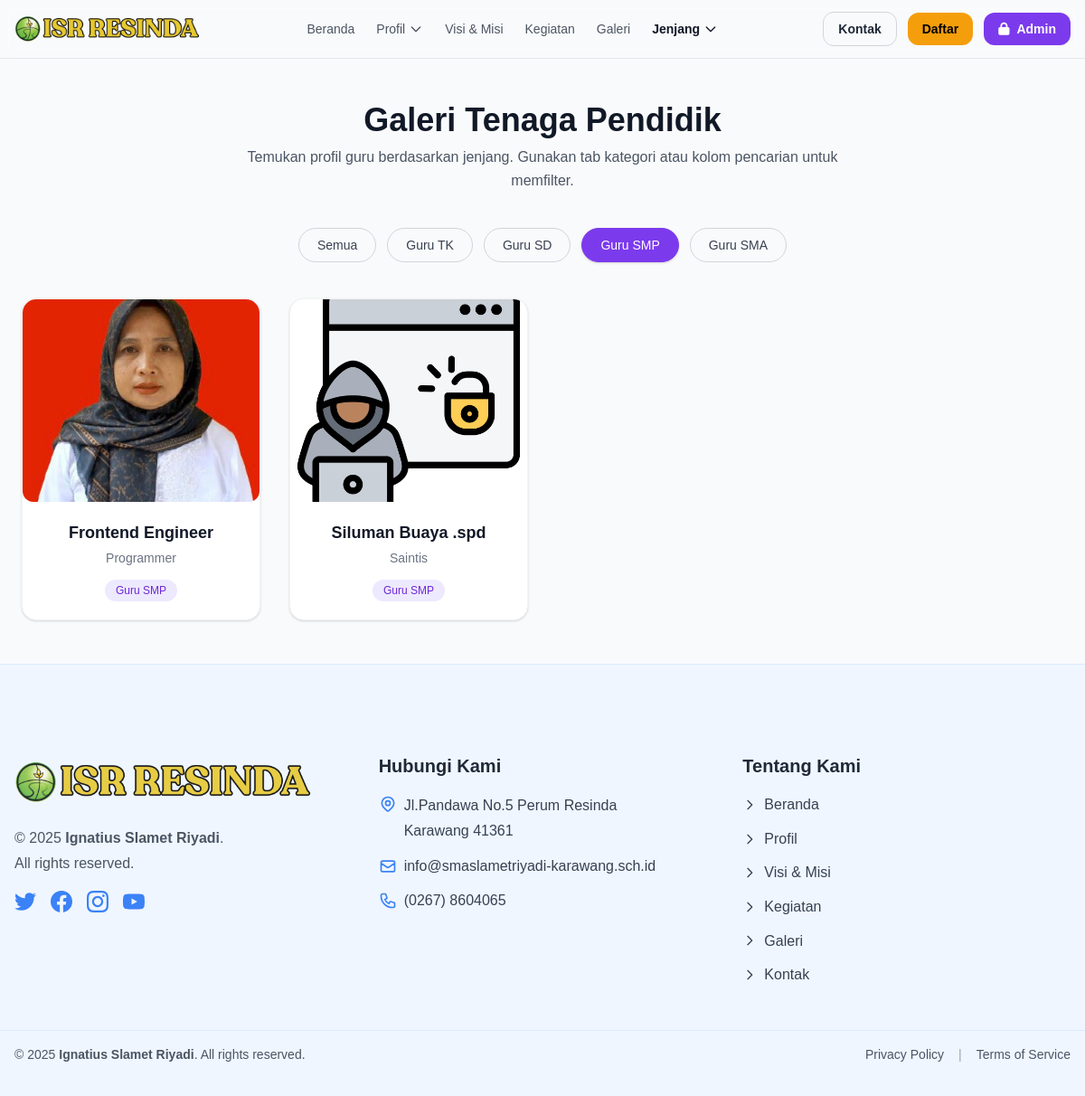
Screenshot of /galery.php?category=smp with the database file from the repository.
### tables this page shows
CREATE TABLE `gallery` (
  `id` int(11) NOT NULL,
  `title` varchar(255) NOT NULL,
  `description` text DEFAULT NULL,
  `image_path` varchar(500) NOT NULL,
  `category` enum('tk','sd','smp','sma') NOT NULL,
  `status` enum('active','inactive') DEFAULT 'active',
  `created_by` int(11) DEFAULT NULL,
  `created_at` timestamp NULL DEFAULT current_timestamp()
);

### config/database.php (called while the page is built, shortened)
<?php
class Database {
    private $host = "localhost";
    private $db_name = "isr_school";
    private $username = "root";
    private $password = "";
    public function getConnection() {
        $this->conn = null;
        try {
            $this->conn = new PDO("mysql:host=" . $this->host . ";dbname=" . $this->db_name, $this->username, $this->password);
            $this->conn->exec("set names utf8");
            $this->conn->setAttribute(PDO::ATTR_ERRMODE, PDO::ERRMODE_EXCEPTION);
        } catch(PDOException $exception) {
            echo "Connection error: " . $exception->getMessage();
        }
        return $this->conn;
    }
}
?>

### models/Gallery.php (called while the page is built, shortened)
<?php
require_once __DIR__ . '/../config/database.php';
class Gallery {
  private $db;
  public function __construct() {
    $this->db = (new Database())->getConnection();
  }
  public function all($filters = []) {
    $sql = "SELECT * FROM gallery WHERE 1=1";
    $params = [];
    if (!empty($filters['status'])) {
      $sql .= " AND status = :status";
      $params[':status'] = $filters['status'];
    }
    if (!empty($filters['category'])) {
    $sql .= " AND LOWER(category) = :category";
    $params[':category'] = strtolower($filters['category']);
    }
    $sql .= " ORDER BY created_at DESC";
    $stmt = $this->db->prepare($sql);
    foreach ($params as $k => $v) $stmt->bindValue($k, $v);
    $stmt->execute();
    return $stmt->fetchAll(PDO::FETCH_ASSOC);
  }
}

### galery.php (the view, shortened to what this page needs)
<?php
require_once __DIR__ . '/models/Gallery.php';
$gal = new Gallery();
$category = strtolower(trim($_GET['category'] ?? ''));
$items = $gal->all([
  'status'   => 'active',
  'category' => $category ?: null,
]);
$catLabels = [
  'tk'  => 'Guru TK',
  'sd'  => 'Guru SD',
  'smp' => 'Guru SMP',
  'sma' => 'Guru SMA',
];
function h($s){ return htmlspecialchars((string)$s, ENT_QUOTES, 'UTF-8'); }
?>
<?php include 'includes/header.php'; ?>
<div class="max-w-7xl mx-auto px-6 py-12">
  <div class="text-center mb-10">
    <h1 class="text-3xl sm:text-4xl font-extrabold text-gray-900 mb-2">
      Galeri Tenaga Pendidik
    </h1>
    <p class="text-gray-600 max-w-2xl mx-auto">
      Temukan profil guru berdasarkan jenjang. Gunakan tab kategori atau kolom pencarian untuk memfilter.
    </p>
  </div>
  <div class="flex flex-wrap justify-center gap-3 mb-10">
    <a href="galery.php"
       class="px-5 py-2 rounded-full border text-sm font-medium transition
              <?= $category === '' ? 'bg-purple-600 border-purple-600 text-white shadow' : 'border-gray-300 text-gray-700 hover:bg-purple-50 hover:border-purple-400' ?>">
      Semua
    </a>
    <?php foreach ($catLabels as $key => $label): ?>
      <a href="?category=<?= h($key) ?>"
         class="px-5 py-2 rounded-full border text-sm font-medium transition
                <?= $category === $key
                  ? 'bg-purple-600 border-purple-600 text-white shadow'
                  : 'border-gray-300 text-gray-700 hover:bg-purple-50 hover:border-purple-400' ?>">
        <?= h($label) ?>
      </a>
    <?php endforeach; ?>
  </div>
  <?php if (!empty($items)): ?>
    <div class="grid grid-cols-1 sm:grid-cols-2 md:grid-cols-3 lg:grid-cols-4 gap-8">
      <?php foreach ($items as $it): if (!is_array($it)) continue; ?>
        <div class="bg-white rounded-2xl shadow hover:shadow-lg transition overflow-hidden border border-gray-100">
          <?php if (!empty($it['image_path'])): ?>
            <img src="<?= h($it['image_path']) ?>"
                 alt="<?= h($it['title'] ?? 'Guru') ?>"
                 class="h-56 w-full object-cover">
          <?php else: ?>
            <div class="h-56 w-full bg-gray-100 flex items-center justify-center text-gray-400 text-sm">Tanpa Foto</div>
          <?php endif; ?>
          <div class="p-5 text-center">
            <h3 class="text-lg font-semibold text-gray-900 mb-1"><?= h($it['title'] ?? 'Nama Guru') ?></h3>
            <p class="text-sm text-gray-500 mb-3"><?= h($it['description'] ?? '-') ?></p>
            <?php
              $catKey = isset($it['category']) ? strtolower($it['category']) : '';
              if (isset($catLabels[$catKey])):
            ?>
              <span class="inline-block text-xs font-medium px-3 py-1 rounded-full bg-purple-100 text-purple-700">
                <?= h($catLabels[$catKey]) ?>
              </span>
            <?php endif; ?>
          </div>
        </div>
      <?php endforeach; ?>
    </div>
  <?php else: ?>
    <div class="text-center py-16 bg-white rounded-2xl border border-gray-100">
      <p class="text-gray-500">Belum ada data guru untuk kategori ini.</p>
    </div>
  <?php endif; ?>
</div>
<?php include 'includes/footer.php'; ?>

### assets/css/style.css (style rules this page uses)
* { margin: 0; padding: 0; box-sizing: border-box; font-family: 'Arial', sans-serif; }
body { background-color: #f5f5f5; color: #333; line-height: 1.6; }
img { max-width:100%;height:auto;border-radius:0.75rem }

### includes/header.php (style rules this page uses)
body { font-family:'Inter',system-ui,-apple-system,'Segoe UI',Roboto,Helvetica,Arial }

### rows the page displays
gallery: image_path (picture), title "Frontend Engineer", description "Programmer", category "Guru SMP"
gallery: image_path (picture), title "Siluman Buaya .spd", description "Saintis", category "Guru SMP"

### other values shown
$label "Guru TK"
$label "Guru SD"
$label "Guru SMP"
$label "Guru SMA"
